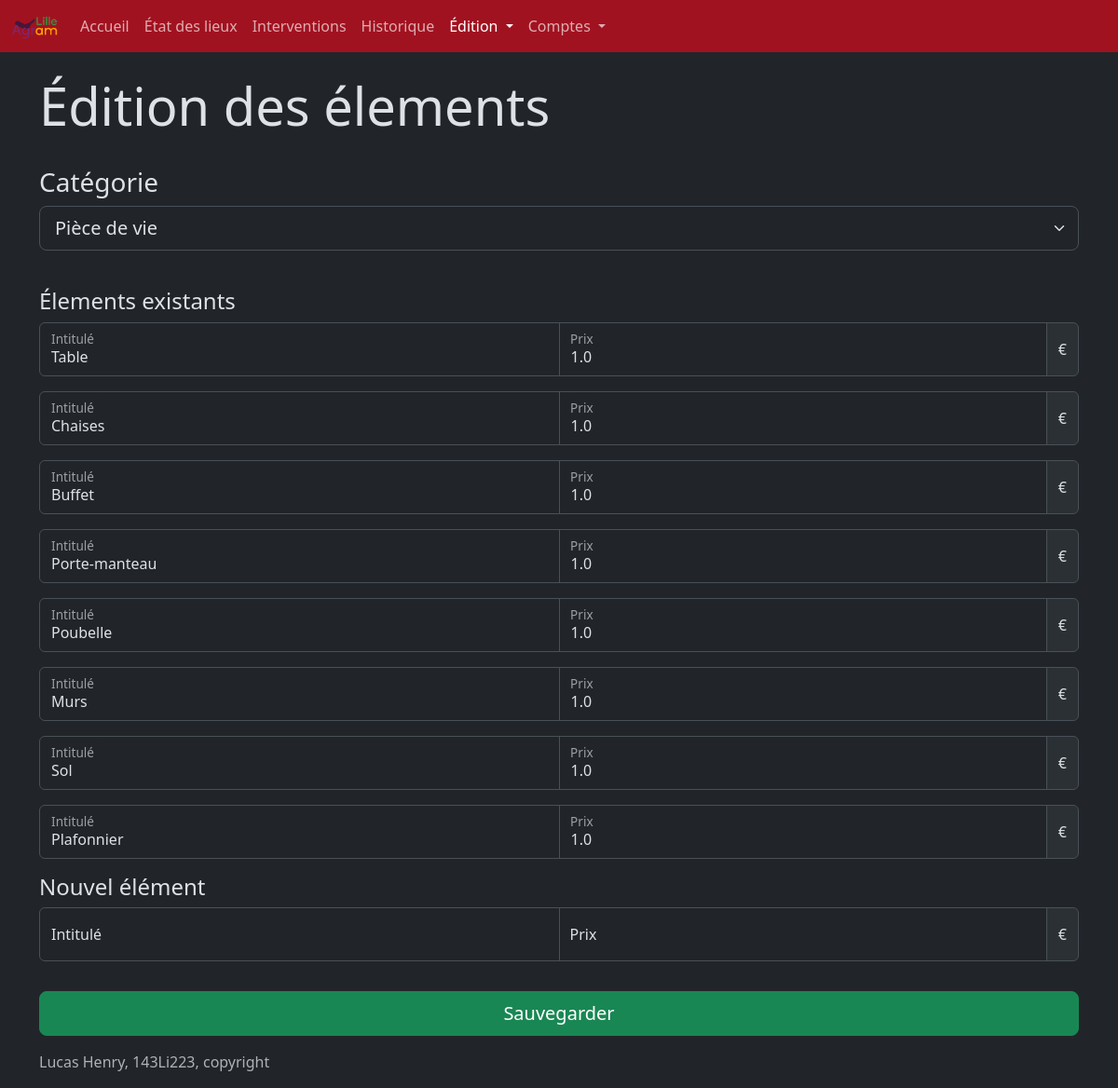
The page /modifier_elements (signed in) on the database its author committed.
### website/models.py (models this page shows)
class Element(db.Model):
    __tablename__ = "element"
    id = db.Column(db.Integer, primary_key=True)
    id_categorie = db.Column(db.Integer, db.ForeignKey('categorie_element.id'))
    intitule = db.Column(db.String(100))
    prix = db.Column(db.Float())

### website/blueprints/edition.py (the view, shortened to what this page needs)
@edition.route('modifier_elements', methods = ['GET', 'POST'])
@login_required
def modifier_elements():
    action = request.args.get('action')
    cat_query = select(CategorieElement)
    cat_keys = db.session.execute(cat_query.select()).fetchall()
    id_cat = 0
    element_query = select(Element).where(Element.id_categorie == id_cat)
    element_values = db.session.execute(element_query.select()).fetchall()
    return render_template('modifier_elements.html', active=activePage(3),  user=current_user, cat_keys=cat_keys, id_cat=int(id_cat), Elements = element_values)

### website/__init__.py (called while the page is built)
def create_app():
    app = Flask(__name__)
    secrey_key = uuid.uuid4().hex
    app.config['SECRET_KEY'] = "meow" #secrey_key
    app.config['SQLALCHEMY_DATABASE_URI'] = f'sqlite:///{DB_NAME}'
    db.init_app(app)
    from .blueprints.views import views
    from .blueprints.auth import auth
    from .blueprints.edition import edition
    from .blueprints.edl import edl
    app.register_blueprint(views, url_prefix = '/')
    app.register_blueprint(auth, url_prefix = '/')
    app.register_blueprint(edition, url_prefix = '/')
    app.register_blueprint(edl, url_prefix = '/')
    from .models import User
    with app.app_context():
        db.create_all()
    login_manager = LoginManager()
    login_manager.login_view = 'auth.login'
    login_manager.init_app(app)
    @login_manager.user_loader
    def load_user(id):
        return User.query.get(int(id))
    return app

### website/functions.py (called while the page is built)
def activePage(id: int) -> ...:
    len = 14
    active = len * ['']
    active[id] = 'active'
    return active

### website/templates/edition/modifier_elements.html (shortened to what this page needs)
{% extends "base.html" %} {%block title %}Modification des élements{% endblock %}
{% block content %}
<br>
<h1 class="display-4">Édition des élements</h1>
<br>
<form action="/modifier_elements?action=reload" id="selection" method="post">
<div class="row">
    <div class="col">
        <h3>Catégorie</h3>
        <select name="id_categorie" id="select-cat" class="form-select form-select-lg mb-3" aria-label=".form-select-lg example">
            {% for cat in cat_keys %}
                {% if cat.id == id_cat %}
                    <option selected value="{{cat.id}}">{{cat.intitule}}</option>
                {% else %}
                    <option value="{{cat.id}}">{{cat.intitule}}</option>
                {% endif %}
            {% endfor %}
        </select>
    </div>
</div>
</form>
<br>
<h4>Élements existants</h4>
<form action="/modifier_elements?action=save&id_categorie={{id_cat}}" method="post">
    {% for element in Elements %}
        <div class="row">
            <div class="input-group">
                <div class="form-floating">
                    <input type="text" class="form-control" id="intitule" name="{{element[0]}}.intitule" value="{{element[2]}}">
                    <label for="intitule">Intitulé</label>
                </div>
                <div class="input-group form-floating mb-3">
                    <input type="text" class="form-control" id="prix" name="{{element[0]}}.prix" value="{{element[3]}}" aria-describedby="basic-addon2">
                    <label for="prix">Prix</label>
                    <span class="input-group-text" id="basic-addon2">€</span>
                </div>
            </div>
        </div>
    {% endfor %}
    <h4>Nouvel élément</h4>
    <div class="row mb-3">
        <div class="input-group">
            <div class="form-floating mb-3">
                <input placeholder="" type="text" id="intitule" class="form-control" name="newitem.intitule" value="">
                <label for="intitule">Intitulé</label>
            </div>
            <div class="input-group form-floating mb-3">
                <input placeholder="" type="text" class="form-control" id="prix" name="newitem.prix">
                <label for="prix">Prix</label>
                <span class="input-group-text" id="basic-addon2">€</span>
            </div>
        </div>
    </div>
    <div class="list-group">
        <button type="submit" class="btn btn-success btn-lg btn-block">Sauvegarder</button>
    </div>
</form>
{% endblock %}

### website/templates/base.html (style rules this page uses)
body { padding-top: 56px; }

### rows shown on the page
Element: intitule "Table", prix "1.0"
Element: intitule "Chaises", prix "1.0"
Element: intitule "Buffet", prix "1.0"
Element: intitule "Porte-manteau", prix "1.0"
Element: intitule "Poubelle", prix "1.0"
Element: intitule "Murs", prix "1.0"
Element: intitule "Sol", prix "1.0"
Element: intitule "Plafonnier", prix "1.0"

### other values the page prints
form field id_categorie "Pièce de vie"
